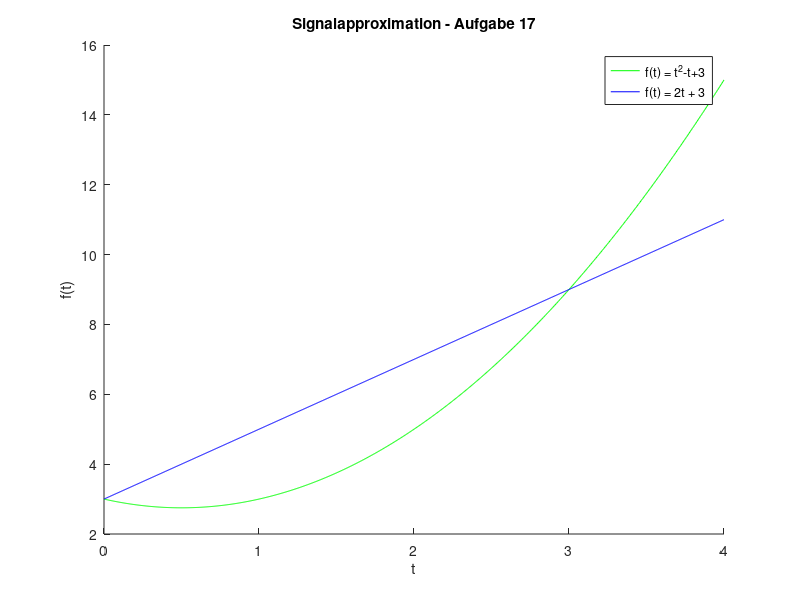

Here is the MATLAB script that generated this plot:
function uA17()
% Um ein MATLAB-Skript via SSH auszufuehren, dieses einfach in eine Function packen, auf der Konsole matlab starten und dort die Function aufrufen.
figureToSave = figure;
% Erzeugt die figure-Umgebung im Voraus und laesst sie zugaenglich ueber den Namen.

x = linspace(0, 4, 1000);
Q = [];
L = [];

for i = 1:1000
	Q(i) = x(i)^2 - x(i) + 3;
	L(i) = 2 * x(i) + 3;
end

hold on;
xlabel('t');
ylabel('f(t)');
title('Signalapproximation - Aufgabe 17');
plot(x, Q, 'Color', [0 1 0]);
plot(x, L, 'Color', [0 0 1]);

legend('f(t) = t^2-t+3', 'f(t) = 2t + 3');

print(figureToSave, '-dpng', 'plottedPic.png');
% Schreibt die aktuelle figure-Umgebung in das 'plottedPic.png' aus
end
